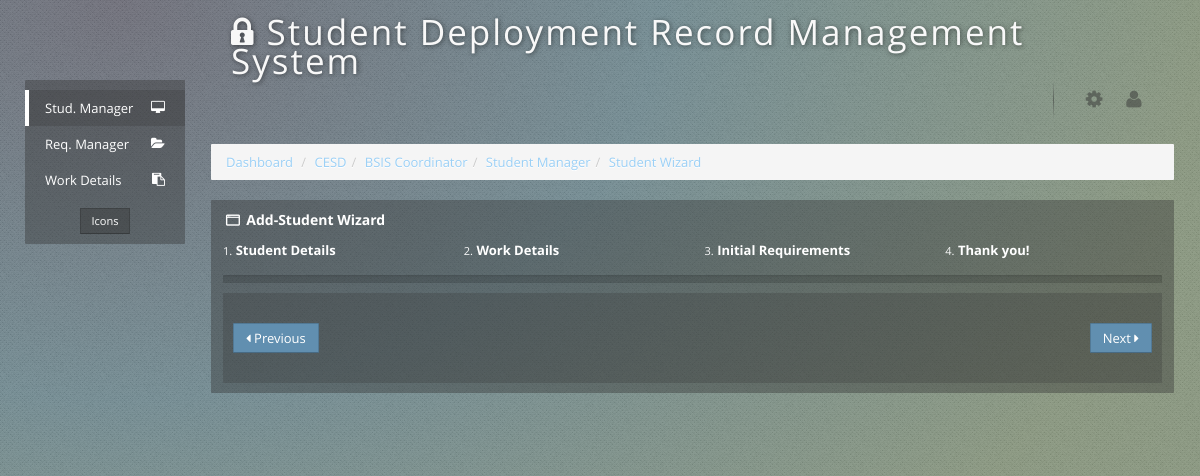
/ojtojt.php (signed in), run on the app's committed database.
### tables this page shows
CREATE TABLE IF NOT EXISTS `settings` (
  `id` int(5) unsigned zerofill NOT NULL AUTO_INCREMENT,
  `title` varchar(200) NOT NULL,
  `year` varchar(10) NOT NULL,
  PRIMARY KEY (`id`)
);

CREATE TABLE IF NOT EXISTS `department` (
  `department_id` int(5) unsigned zerofill NOT NULL AUTO_INCREMENT,
  `name` varchar(100) NOT NULL,
  `label` varchar(32) NOT NULL,
  PRIMARY KEY (`department_id`)
);

### inc/functions.php (called while the page is built, shortened)
<?php
function getSettings(){
	$result=mysql_query("select * from settings");
	$row=mysql_fetch_assoc($result);
	return $row;
}
function getPersonData($id,$who){
if($who):
$result = mysql_query("SELECT *,concat(`fname`,' ',`mname`,' ',`lname`) as name FROM `coordinator` where `coordinator_id` = '$id' ") or die(mysql_error());
else:
$result = mysql_query("SELECT *,concat(`fname`,' ',`mname`,' ',`lname`) as name FROM `student` where `student_id` = '$id' ") or die(mysql_error());
endif;
  $row = mysql_fetch_assoc($result);
  return $row;
}
function getDepartment($department_id){
	$result = mysql_query("SELECT * FROM `department` where `department_id` = '$department_id' ") or die(mysql_error());
  $row = mysql_fetch_assoc($result);
  return $row;
}
$set=getSettings();
?>

### ojtojt.php (the view, shortened to what this page needs)
<?php
require_once("inc/functions.php");
$id = $_SESSION['coordinator'];
$me = getPersonData($id,1);
$course = $_SESSION['course'];
$dept = getDepartment($me['department_id']);
?>
<!DOCTYPE html>
<html>
<head>
    <link href="css/application.min.css" rel="stylesheet" />
<link href="./datepick/datepicker.css" rel="stylesheet" type="text/css" />
</head>
<body class="background-dark">
<nav id="sidebar" class="sidebar nav-collapse collapse">
    <ul id="side-nav" class="side-nav">
      <li class="active">
            <a href="./" ><i class="icon-desktop"></i> <span class="name">Stud. Manager</span></a>
        </li>
        <li>
            <a href="requirement-manager.php"><i class="icon-folder-open"></i> <span class="name">Req. Manager</span></a>
        </li>
        <li>
            <a href="work-manager.php"><i class="icon-paste"></i> <span class="name">Work Details</span></a>
        </li>
</ul>
    <div id="sidebar-settings" class="settings">
    </div>
</nav>
<div class="wrap">
    <header class="page-header">
        <div class="navbar">
            <div class="navbar-inner">
				<div class="container-fluid">
			<p class="pull-left testes"><i class="icon-lock icon32"></i> <?=$set['title']; ?></p>
                <ul class="nav pull-right">
                    <li class="hidden-phone">
                        <a href="#" id="settings" title="Settings" data-toggle="popover" data-placement="bottom">
                            <i class="icon-cog"></i>
                        </a>
                    </li>
                    <li class="hidden-phone dropdown">
                        <a href="#" title="Account" id="account" class="dropdown-toggle" data-toggle="dropdown">
                            <i class="icon-user"></i>
                        </a>
                    </li>
                </ul>
              </div>
            </div>
        </div>
    </header>
    <div class="content container-fluid">
        <div class="row-fluid">
            <div class="span12">
			<ul class="breadcrumb">
					   <li>
                        <a href="./">Dashboard</a> <span class="divider">/</span>
                    </li>
                    <li>
                        <a href="#"><?=$dept['label']; ?></a><span class="divider">/</span>
                    </li>
                    <li>
                        <a href="#"><?=$course['clabel']; ?> Coordinator</a><span class="divider">/</span>
                    </li>
                    <li>
                        <a href="#">Student Manager</a><span class="divider">/</span>
                    </li>
                     <li>
                        <a href="#">Student Wizard</a>
                    </li>
				</ul>
            </div>
        </div>
        <div class="row-fluid">
            <div class="span12">
            <section class="widget">
            <header>
                <h4>
                    <i class="eicon-window"></i>
                    Add-Student Wizard
                </h4>
            </header>
            <div class="body">
                <div id="wizard" class="form-wizard">
                    <ul class="row-fluid wizard-navigation">
                        <li class="span3"><a class="" href="#tab1" data-toggle="tab"><small>1.</small><strong> Student Details</strong></a></li>
                        <li class="span3"><a class="" href="#tab2" data-toggle="tab"><small>2.</small> <strong>Work Details</strong></a></li>
                        <li class="span3"><a class="" href="#tab3" data-toggle="tab"><small>3.</small> <strong>Initial Requirements</strong></a></li>
                        <li class="span3"><a class="" href="#tab4" data-toggle="tab"><small>4.</small> <strong>Thank you!</strong></a></li>
                    </ul>
                    <div id="bar" class="progress progress-inverse progress-small">
                    </div>
                    <div class="tab-content">
                        <div class="description">
                            <ul class="pager wizard">
                                <li class="previous">
                                    <button class="btn btn-primary pull-left"><i class="icon-caret-left"></i> Previous</button>
                                </li>
                                <li class="next">
                                    <button class="btn btn-primary pull-right">Next <i class="icon-caret-right"></i></button>
                                </li>
                            </ul>
                        </div>
                    </div>
                </div>
            </div>
            </section>
            </div>
        </div>
    </div>
</div>
</body>
</html>

### ojtojt.php (style rules this page uses)
.testes { letter-spacing:2px; text-shadow:1px 1px 5px rgba(0, 0, 0, 0.5); font-size: 35px; }

### data on the page
settings: title "Student Deployment Record Management System"
department: label "CESD"

### other printed values
$course['clabel'] "BSIS"
